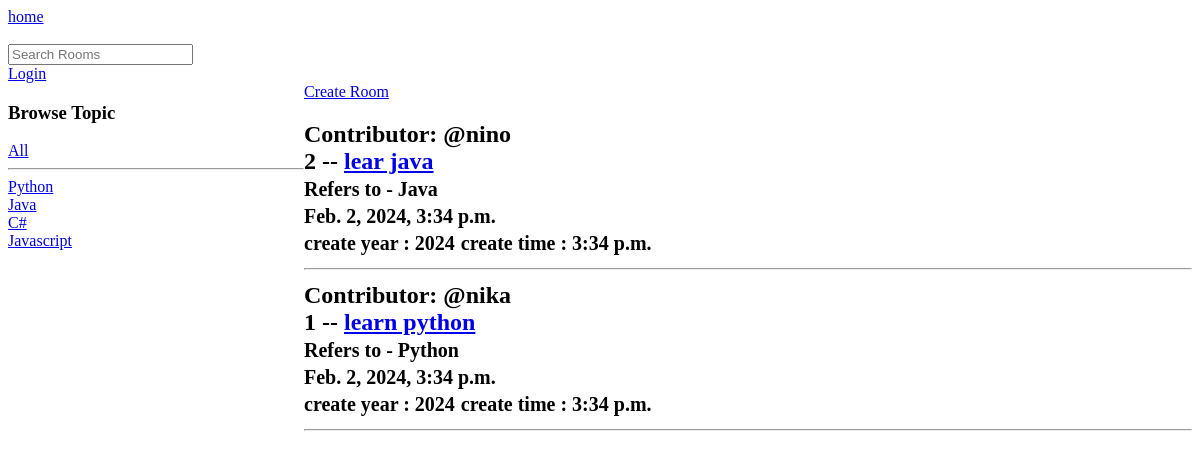
The app's page /, older data.
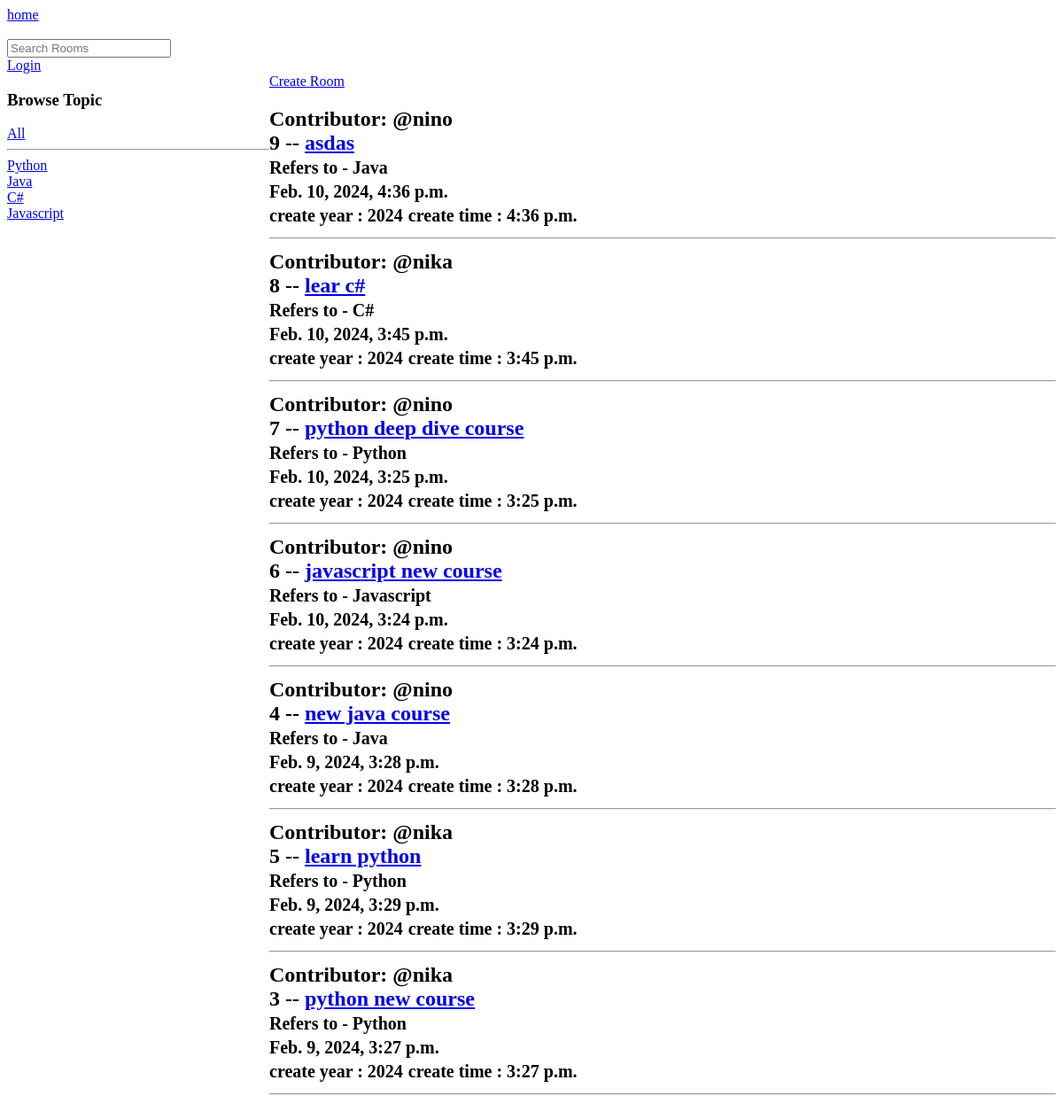
The same page, newer data.
### base/models.py (models this page shows, shortened)
class Topic(models.Model):
    name = models.CharField(max_length=50)

class Room(models.Model):
    host = models.ForeignKey(User, on_delete=models.SET_NULL, null=True)
    topic = models.ForeignKey(Topic, on_delete=models.SET_NULL, null=True)
    name = models.CharField(max_length=50)
    description = models.TextField()
    create_at = models.DateTimeField(auto_now_add=True)
    update_at = models.DateTimeField(auto_now=True)
    class Meta:
        ordering = ['-update_at', 'create_at']
    @property
    def create_year(self):
        return self.create_at.year
    @property
    def create_time(self):
        return self.create_at.time

### base/views.py (the view)
# urls.py: path('', views.home, name='home'),
def home(request):
    q = request.GET.get('query') if request.GET.get('query') != None else ''
    rooms = Room.objects.filter(
        Q(topic__name__icontains=q) |
        Q(name__icontains=q) |
        Q(description__contains=q)
    )
    topics = Topic.objects.all()
    context = {'rooms': rooms, 'topics': topics}
    return render(request, 'base/home.html', context)

### base/templates/base/home.html (shortened to what this page needs)
{% extends 'main.html' %}
{% block content %}
    <div class="home-container">
        <div>
            <h3>Browse Topic</h3>
            <div>
                <a href="{% url 'home' %}">All</a>
            </div>
            <hr>
            {% for topic in topics %}
                <div>
                    <a href="{% url 'home' %}?query={{ topic.name }}">{{ topic.name }}</a>
                </div>
            {% endfor %}
        </div>
        <div>
        <a href="{% url 'create_room' %}">Create Room</a>
        <h2>
            {% for room in rooms %}
                <span>Contributor: @{{ room.host.username }}</span>
                <div>{{ room.id }} -- <a href="{% url 'room' room.id %}">{{room.name}}</a></div>
                <small>Refers to - {{ room.topic.name }}</small><br>
                <small>{{ room.create_at }}</small><br>
                <small>create year : {{ room.create_year }}</small>
                <small>create time : {{ room.create_time }}</small><br>
            <hr>
            {% endfor %}
        </h2>
        </div>
    </div>
{% endblock %}

Row changes from the older to the newer data that the page shows:
removed Room: host.username "nino", id "2", name "lear java", topic.name "Java", create_at "Feb. 2, 2024, 3:34 p.m.", create_year "2024", create_time "3:34 p.m."
removed Room: host.username "nika", id "1", name "learn python", topic.name "Python", create_at "Feb. 2, 2024, 3:34 p.m.", create_year "2024", create_time "3:34 p.m."
added Room: host.username "nino", id "9", name "asdas", topic.name "Java", create_at "Feb. 10, 2024, 4:36 p.m.", create_year "2024", create_time "4:36 p.m."
added Room: host.username "nika", id "8", name "lear c#", topic.name "C#", create_at "Feb. 10, 2024, 3:45 p.m.", create_year "2024", create_time "3:45 p.m."
added Room: host.username "nino", id "7", name "python deep dive course", topic.name "Python", create_at "Feb. 10, 2024, 3:25 p.m.", create_year "2024", create_time "3:25 p.m."
added Room: host.username "nino", id "6", name "javascript new course", topic.name "Javascript", create_at "Feb. 10, 2024, 3:24 p.m.", create_year "2024", create_time "3:24 p.m."
added Room: host.username "nino", id "4", name "new java course", topic.name "Java", create_at "Feb. 9, 2024, 3:28 p.m.", create_year "2024", create_time "3:28 p.m."
added Room: host.username "nika", id "5", name "learn python", topic.name "Python", create_at "Feb. 9, 2024, 3:29 p.m.", create_year "2024", create_time "3:29 p.m."
added Room: host.username "nika", id "3", name "python new course", topic.name "Python", create_at "Feb. 9, 2024, 3:27 p.m.", create_year "2024", create_time "3:27 p.m."
